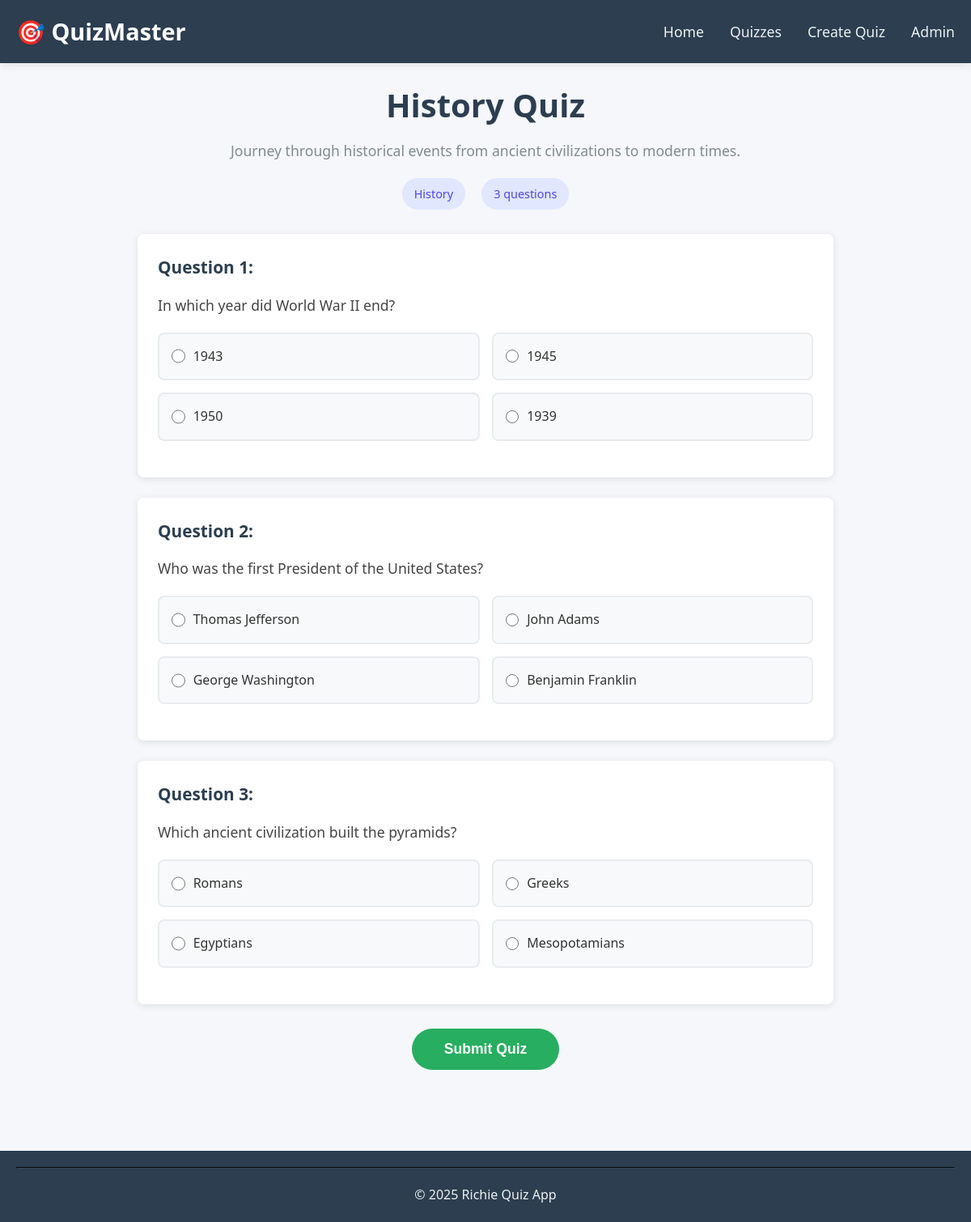
The app's page /quiz/history-quiz/ with its own data.
### quiz/models.py (models this page shows, shortened)
class Quiz(models.Model):
    QUIZ_TYPES = [
        ('MATH', 'Math'),
        ('SCI', 'Science'),
        ('HIST', 'History'),
        ('TECH', 'Technology'),
    ]
    name = models.CharField(max_length=100)
    description = models.TextField(blank=True)
    quiz_type = models.CharField(
        max_length=10,
        choices=QUIZ_TYPES,
        default='MATH'
    )
    slug = models.SlugField(unique=True, blank=True)
    created_at = models.DateTimeField(auto_now_add=True)
    updated_at = models.DateTimeField(auto_now=True)

class Question(models.Model):
    question_text = models.CharField(max_length=200)
    option_a = models.CharField(max_length=200)
    option_b = models.CharField(max_length=200)
    option_c = models.CharField(max_length=200)
    option_d = models.CharField(max_length=200)
    correct_option = models.CharField(
        max_length=1,
        choices=[('A', 'A'), ('B', 'B'), ('C', 'C'), ('D', 'D')],
        help_text="Choose the correct option"
    )
    quiz = models.ForeignKey(Quiz, on_delete=models.CASCADE, related_name='questions')

### quiz/views.py (the view, shortened to what this page needs)
# urls.py: path('quiz/<slug:quiz_slug>/', views.quiz_detail, name='quiz-detail'),
def quiz_detail(request, quiz_slug):
    quiz = get_object_or_404(Quiz, slug=quiz_slug)
    questions = quiz.questions.all()
    return render(request, 'quiz/quiz-detail.html', {
        'quiz': quiz,
        'questions': questions
    })

### quiz/templates/quiz/quiz-detail.html (shortened to what this page needs)
{% extends 'base.html' %}
{% load static %}
{% block content %}
<div class="quiz-detail-container">
  {% if show_results %}
  <div id="results-container" class="results-container">
    <h2>Quiz Results</h2>
    <div class="score-summary">
      <h3>Your Score: <span id="score">{{ score }}</span>/<span id="total">{{ total }}</span> ({{ percentage }}%)</h3>
      <div class="remark {{ remark_class }}">{{ remark }}</div>
      <div class="score-bar">
        <div class="score-fill" id="score-fill"></div>
      </div>
    </div>
    <div class="results-details">
      {% for result in results %}
      <div class="result-card {% if result.is_correct %}correct{% else %}incorrect{% endif %}">
        <h4>Question: {{ result.question_text }}</h4>
        <p>Your answer:
          {% if result.user_answer == 'A' %}A
          {% elif result.user_answer == 'B' %}B
          {% elif result.user_answer == 'C' %}C
          {% elif result.user_answer == 'D' %}D
          {% else %}No answer selected
          {% endif %}
        </p>
        <p>Correct answer: {{ result.correct_answer }}</p>
        <p class="feedback">
          {% if result.is_correct %}
          <span class="correct-text">✓ Correct!</span>
          {% else %}
          <span class="incorrect-text">✗ Incorrect</span>
          {% endif %}
        </p>
      </div>
      {% endfor %}
    </div>
    <a href="{% url 'quiz:start-quiz' %}" class="btn-back">← Back to Quiz Selection</a>
  </div>
  {% else %}
  <div id="quiz-container">
    <h1>{{ quiz.name }}</h1>
    <p>{{ quiz.description }}</p>
    <div class="quiz-info">
      <span class="quiz-type">{{ quiz.get_quiz_type_display }}</span>
      <span class="question-count">{{ questions|length }} questions</span>
    </div>
    <form id="quiz-form" method="post">
      <div class="questions-container" id="questions-container">
        {% for question in questions %}
        <div class="question-card">
          <h3>Question {{ forloop.counter }}:</h3>
          <p>{{ question.question_text }}</p>
          <div class="options">
            <div class="option">
              <input type="radio" id="q{{ question.id }}_a" name="question_{{ question.id }}" value="A">
              <label for="q{{ question.id }}_a">{{ question.option_a }}</label>
            </div>
            <div class="option">
              <input type="radio" id="q{{ question.id }}_b" name="question_{{ question.id }}" value="B">
              <label for="q{{ question.id }}_b">{{ question.option_b }}</label>
            </div>
            <div class="option">
              <input type="radio" id="q{{ question.id }}_c" name="question_{{ question.id }}" value="C">
              <label for="q{{ question.id }}_c">{{ question.option_c }}</label>
            </div>
            <div class="option">
              <input type="radio" id="q{{ question.id }}_d" name="question_{{ question.id }}" value="D">
              <label for="q{{ question.id }}_d">{{ question.option_d }}</label>
            </div>
          </div>
        </div>
        {% empty %}
        <p>No questions available for this quiz.</p>
        {% endfor %}
      </div>
      <button type="submit" class="btn-submit-quiz">Submit Quiz</button>
    </form>
  </div>
  {% endif %}
</div>
{% endblock %}

### static/css/style.css (style rules this page uses)
* { margin: 0; padding: 0; box-sizing: border-box; }
body { font-family: 'Segoe UI', Tahoma, Geneva, Verdana, sans-serif; background-color: #f5f7fa; color: #333; line-height: 1.6; }
.quiz-detail-container { padding: 20px; max-width: 900px; margin: 0 auto; }
.quiz-detail-container h1 { color: #2c3e50; text-align: center; margin-bottom: 10px; font-size: 2.5rem; }
.quiz-detail-container p { color: #7f8c8d; text-align: center; margin-bottom: 20px; font-size: 1.1rem; }
.quiz-info { display: flex; justify-content: center; gap: 20px; margin-bottom: 30px; }
.quiz-type, .question-count { background-color: #e0e7ff; padding: 8px 15px; border-radius: 20px; font-size: 0.9em; color: #4f46e5; font-weight: 500; }
.questions-container { margin-bottom: 30px; }
.question-card { background: white; border-radius: 8px; box-shadow: 0 2px 10px rgba(0, 0, 0, 0.1); padding: 25px; margin-bottom: 25px; transition: transform 0.3s; }
.question-card h3 { color: #2c3e50; margin-bottom: 15px; font-size: 1.3rem; }
.question-card p { color: #444; font-size: 1.1em; text-align: left; margin-bottom: 20px; }
.options { display: grid; grid-template-columns: 1fr 1fr; gap: 15px; margin-bottom: 20px; }
.option { background-color: #f8f9fa; padding: 15px; border-radius: 8px; border: 2px solid #e9ecef; transition: all 0.3s; display: flex; align-items: center; }
.option input[type="radio"] { margin-right: 10px; width: 18px; height: 18px; }
.option label { cursor: pointer; width: 100%; }
.btn-submit-quiz { display: block; margin: 30px auto; padding: 15px 40px; background-color: #27ae60; color: white; border: none; border-radius: 30px; font-size: 1.1rem; font-weight: bold; cursor: pointer; transition: all 0.3s; }

### records on screen
Quiz: name "History Quiz", description "Journey through historical events from ancient civilizations to modern times.", quiz_type "History"
Question: question_text "In which year did World War II end?", option_a "1943", option_b "1945", option_c "1950", option_d "1939"
Question: question_text "Who was the first President of the United States?", option_a "Thomas Jefferson", option_b "John Adams", option_c "George Washington", option_d "Benjamin Franklin"
Question: question_text "Which ancient civilization built the pyramids?", option_a "Romans", option_b "Greeks", option_c "Egyptians", option_d "Mesopotamians"

### other values on screen
{{ questions|length }} "3"
